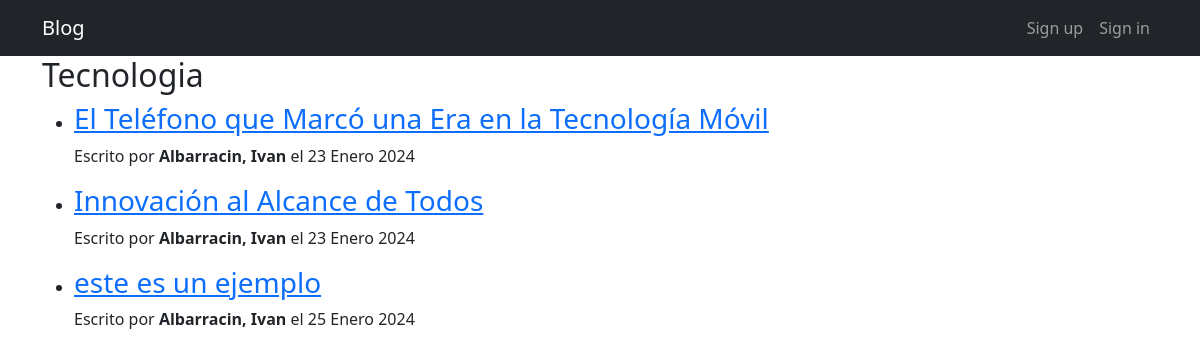
The page /tecnologia/ on the database its author committed.
### apps/blog/models.py (models this page shows, shortened)
class Post(models.Model):
    id = models.AutoField(primary_key=True)
    titulo = models.CharField('Titulo', max_length=90, blank= False, null = False)
    slug = models.CharField('Slug', max_length= 100, blank = False, null = False)
    descripcion = models.CharField('Descripcion', max_length=110, blank = False, null = False)
    contenido = RichTextField('Contenido')
    imagen = models.ImageField(upload_to='imagenes/', blank = False, null = False)
    autor = models.ForeignKey(Autor, on_delete= models.CASCADE)
    categoria = models.ForeignKey(Categoria, on_delete= models.CASCADE)
    estado = models.BooleanField('Publicado/No Publicado', default= True)
    fecha_creacion = models.DateField('Fecha de Creacion', auto_now = False, auto_now_add = True)
    class Meta:
        verbose_name ='Post'
        verbose_name_plural = 'Posts'

class Autor(models.Model):
    id = models.AutoField(primary_key=True)
    nombres = models.CharField('Nombres de Autor', max_length=255, null= False, blank= False)
    apellidos = models.CharField('Apellidos de Autor', max_length=255, null= False, blank= False)
    facebook = models.URLField('Facebook', null = True, blank= True)
    twitter = models.URLField('Twitter', null = True, blank= True)
    instagram = models.URLField('Instagram', null = True, blank= True)
    web = models.URLField('Web', null = True, blank= True)
    correo = models.EmailField('Correo Electronico', blank = False, null =False)
    estado = models.BooleanField('Autor Activo/No Activo', default=True)
    fecha_creacion = models.DateField('Fecha de Creacion', auto_now= False, auto_now_add= True)
    class Meta:
        verbose_name = 'Autor'
        verbose_name_plural = 'Autores'
    def __str__(self):
        return "{0}, {1}".format(self.apellidos, self.nombres)

### apps/blog/views.py (the view)
# urls.py: path('tecnologia/', tecnologia, name = 'tecnologia'),
def tecnologia(request):
    posts = Post.objects.filter(
        estado = True,
        categoria = Categoria.objects.get(nombre__iexact = 'Tecnologia')
    )
    return render(request, 'tecnologia.html', {
        'posts': posts
    })

### templates/tecnologia.html (shortened to what this page needs)
{% extends 'index.html' %}
{% block titulo_principal %}
    <h2>Tecnologia</h2>
{% endblock titulo_principal %}

### templates/index.html (shortened to what this page needs)
<!DOCTYPE html>
<html lang="en">
<head>
    <link rel="stylesheet" href="https://cdn.jsdelivr.net/npm/bootstrap@5.3.2/dist/css/bootstrap.min.css">
</head>
<body>
    <nav class="navbar navbar-expand-lg bg-dark navbar-dark">
        <div class="container">
          <a class="navbar-brand" href="#">Blog</a>
          <div class="collapse navbar-collapse" id="navbarNav">
            <ul class="navbar-nav ms-auto">
                {% if user.is_authenticated %}
                <li class="nav-item">
                    <a href="{% url 'blog:home' %}" class="nav-link">Home</a>
                </li>
                <li class="nav-item">
                    <a href="{% url 'blog:index' %}" class="nav-link">Indice</a>
                </li>
                <li class="nav-item">
                    <a href="{% url 'blog:noticias' %}" class="nav-link">Noticias</a>
                </li>
                <li class="nav-item">
                    <a href="{% url 'blog:tecnologia' %}" class="nav-link">Tecnologia</a>
                </li>
                <li class="nav-item">
                    <a href="{% url 'blog:videojuegos' %}" class="nav-link">Videojuegos</a>
                </li>
                <li class="nav-item">
                    <a href="{% url 'blog:acerca_de' %}" class="nav-link">Acerca de</a>
                </li>
                <li class="nav-item">
                    <a href="{% url 'blog:logout' %}" class="nav-link">Log out</a>
                </li>
                {% else %}
                <li class="nav-item">
                    <a href="{% url 'blog:signup' %}" class="nav-link">Sign up</a>
                </li>
                <li class="nav-item">
                    <a href="{% url 'blog:signin' %}" class="nav-link">Sign in</a>
                </li>
                {% endif %}
            </ul>
          </div>
        </div>
      </nav>
{% block contenido %}
    <div class="container">
        {% block titulo_principal %}<h1>Blog Django</h1> {% endblock titulo_principal %}
        <ul>
            {% if posts %}
            {% for post in posts %}
                <li>
                    <a href="{% url 'blog:post_detail' post.slug %}">
                        <h3 class="post-subtitle">
                            {{ post.descripcion }}
                        </h3>
                    </a>
                    <p class="post-meta">Escrito por
                        <strong>{{ post.autor }}</strong>
                        el {{ post.fecha_creacion }}
                    </p>
                </li>
            {% endfor %}
            {% else %}
                <h1>No existen post Registrados</h1>
            {% endif %}
        </ul>
    </div>
{% endblock contenido %}
</body>
</html>

### rows shown on the page
Post: descripcion "El Teléfono que Marcó una Era en la Tecnología Móvil", autor "Albarracin, Ivan", fecha_creacion "23 Enero 2024"
Post: descripcion "Innovación al Alcance de Todos", autor "Albarracin, Ivan", fecha_creacion "23 Enero 2024"
Post: descripcion "este es un ejemplo", autor "Albarracin, Ivan", fecha_creacion "25 Enero 2024"
